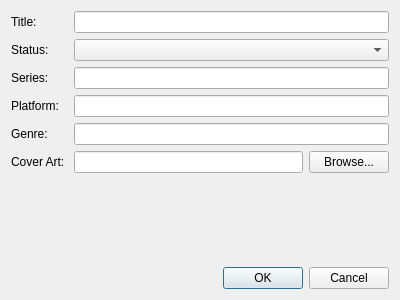
<?xml version="1.0" encoding="UTF-8"?>
<ui version="4.0">
 <class>DialogAddGame</class>
 <widget class="QDialog" name="DialogAddGame">
  <property name="geometry">
   <rect>
    <x>0</x>
    <y>0</y>
    <width>400</width>
    <height>300</height>
   </rect>
  </property>
  <property name="windowTitle">
   <string>Dialog</string>
  </property>
  <layout class="QVBoxLayout" name="verticalLayout">
   <item>
    <layout class="QFormLayout" name="formLayout">
     <item row="0" column="0">
      <widget class="QLabel" name="labelTitle">
       <property name="text">
        <string>Title:</string>
       </property>
      </widget>
     </item>
     <item row="1" column="0">
      <widget class="QLabel" name="labelStatus">
       <property name="text">
        <string>Status:</string>
       </property>
      </widget>
     </item>
     <item row="2" column="0">
      <widget class="QLabel" name="labelSeries">
       <property name="text">
        <string>Series:</string>
       </property>
      </widget>
     </item>
     <item row="0" column="1">
      <widget class="QLineEdit" name="lineEditTitle"/>
     </item>
     <item row="1" column="1">
      <widget class="QComboBox" name="comboBoxStatus"/>
     </item>
     <item row="2" column="1">
      <widget class="QLineEdit" name="lineEditSeries"/>
     </item>
     <item row="3" column="0">
      <widget class="QLabel" name="labelPlatform">
       <property name="text">
        <string>Platform:</string>
       </property>
      </widget>
     </item>
     <item row="3" column="1">
      <widget class="QLineEdit" name="lineEditPlatform"/>
     </item>
     <item row="4" column="0">
      <widget class="QLabel" name="labelGenre">
       <property name="text">
        <string>Genre:</string>
       </property>
      </widget>
     </item>
     <item row="4" column="1">
      <widget class="QLineEdit" name="lineEditGenre"/>
     </item>
     <item row="5" column="0">
      <widget class="QLabel" name="labelArtwork">
       <property name="text">
        <string>Cover Art: </string>
       </property>
      </widget>
     </item>
     <item row="5" column="1">
      <layout class="QHBoxLayout" name="hLayoutArtwork">
       <item>
        <widget class="QLineEdit" name="lineEditArtPath"/>
       </item>
       <item>
        <widget class="QPushButton" name="pushButtonBrowse">
         <property name="text">
          <string>Browse...</string>
         </property>
        </widget>
       </item>
      </layout>
     </item>
    </layout>
   </item>
   <item>
    <widget class="QDialogButtonBox" name="buttonBox">
     <property name="orientation">
      <enum>Qt::Horizontal</enum>
     </property>
     <property name="standardButtons">
      <set>QDialogButtonBox::Cancel|QDialogButtonBox::Ok</set>
     </property>
    </widget>
   </item>
  </layout>
 </widget>
 <resources/>
 <connections>
  <connection>
   <sender>buttonBox</sender>
   <signal>accepted()</signal>
   <receiver>DialogAddGame</receiver>
   <slot>accept()</slot>
   <hints>
    <hint type="sourcelabel">
     <x>248</x>
     <y>254</y>
    </hint>
    <hint type="destinationlabel">
     <x>157</x>
     <y>274</y>
    </hint>
   </hints>
  </connection>
  <connection>
   <sender>buttonBox</sender>
   <signal>rejected()</signal>
   <receiver>DialogAddGame</receiver>
   <slot>reject()</slot>
   <hints>
    <hint type="sourcelabel">
     <x>316</x>
     <y>260</y>
    </hint>
    <hint type="destinationlabel">
     <x>286</x>
     <y>274</y>
    </hint>
   </hints>
  </connection>
 </connections>
</ui>
